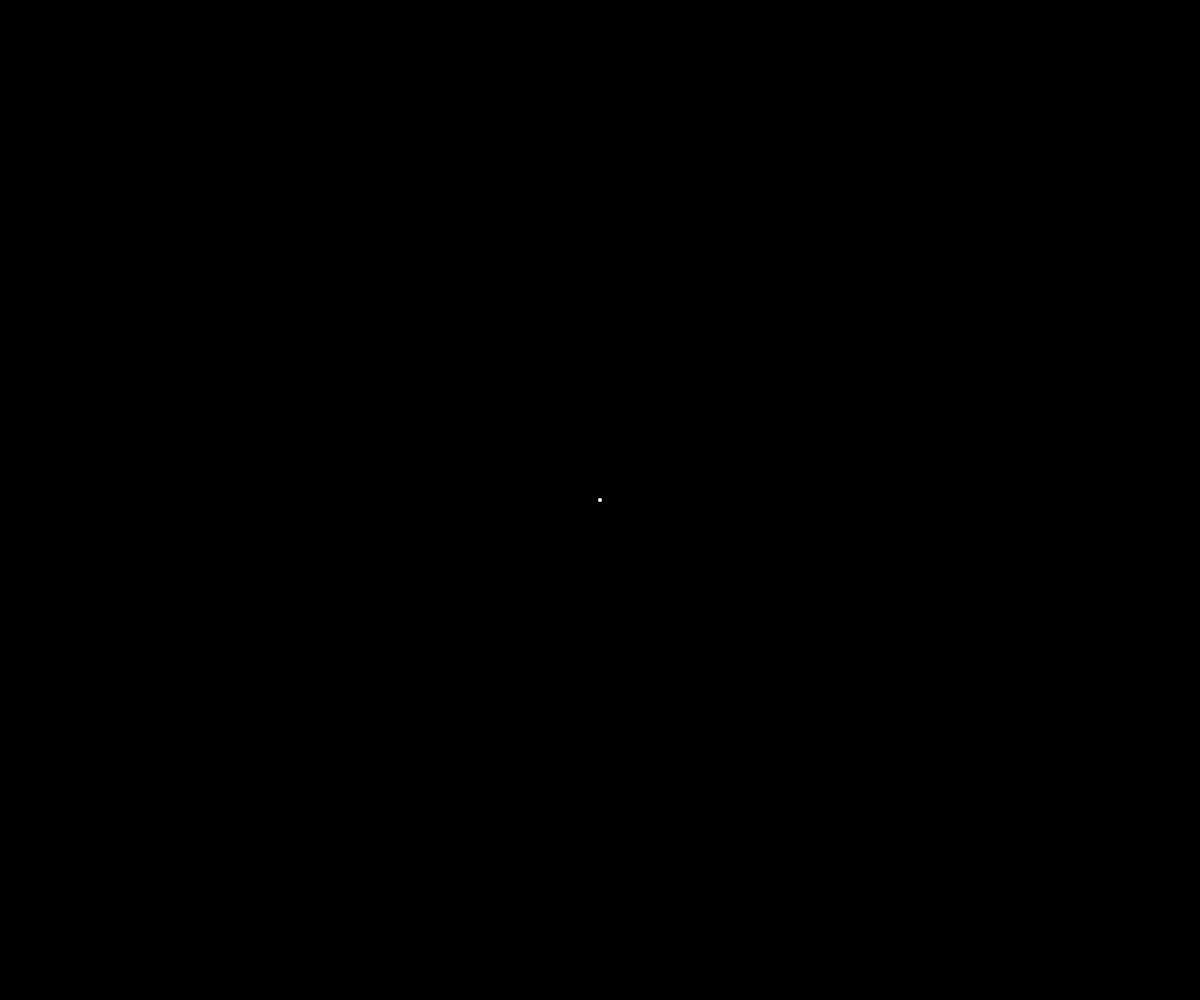
Frame 1 (no input)
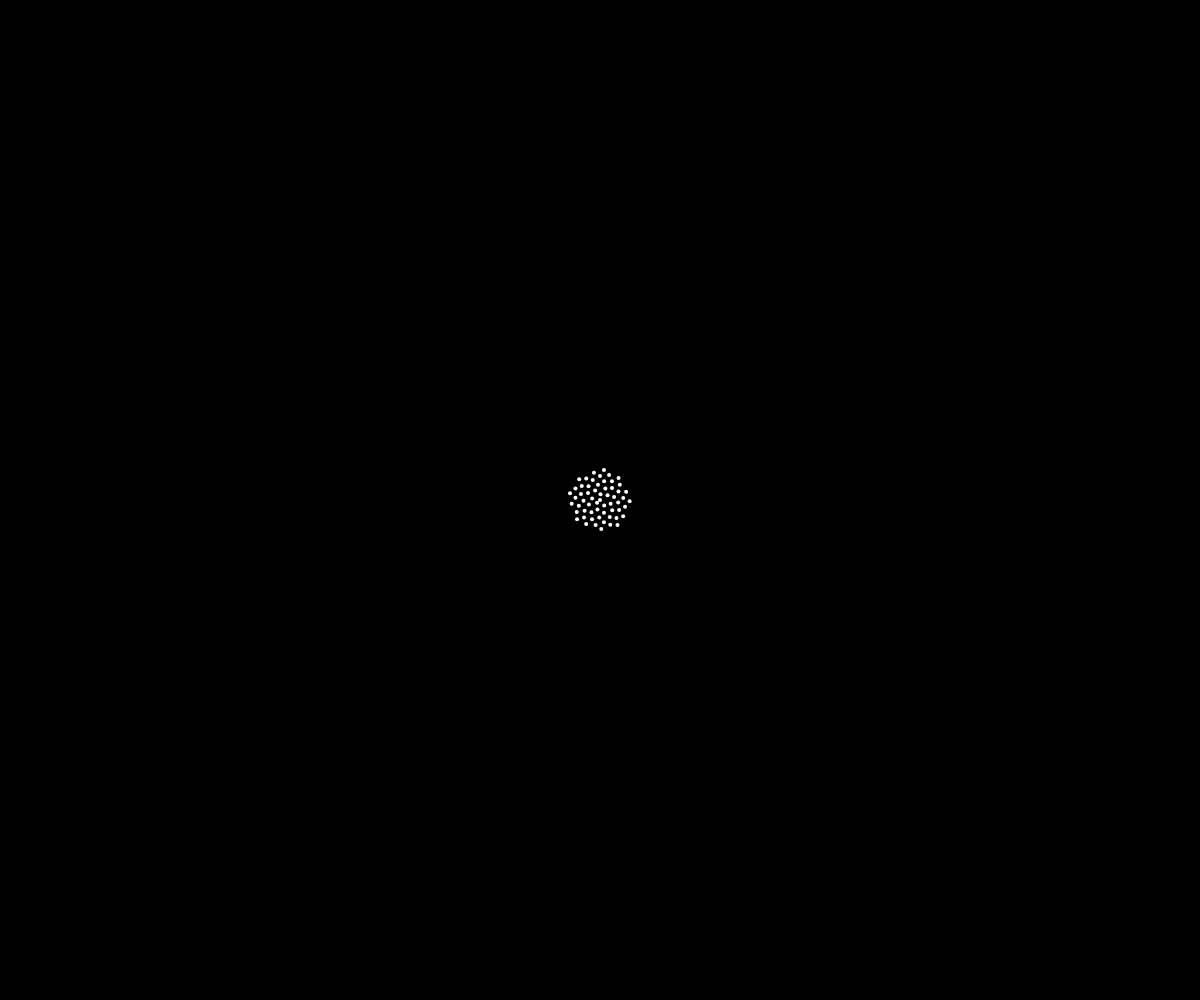
Frame 60 (no input)
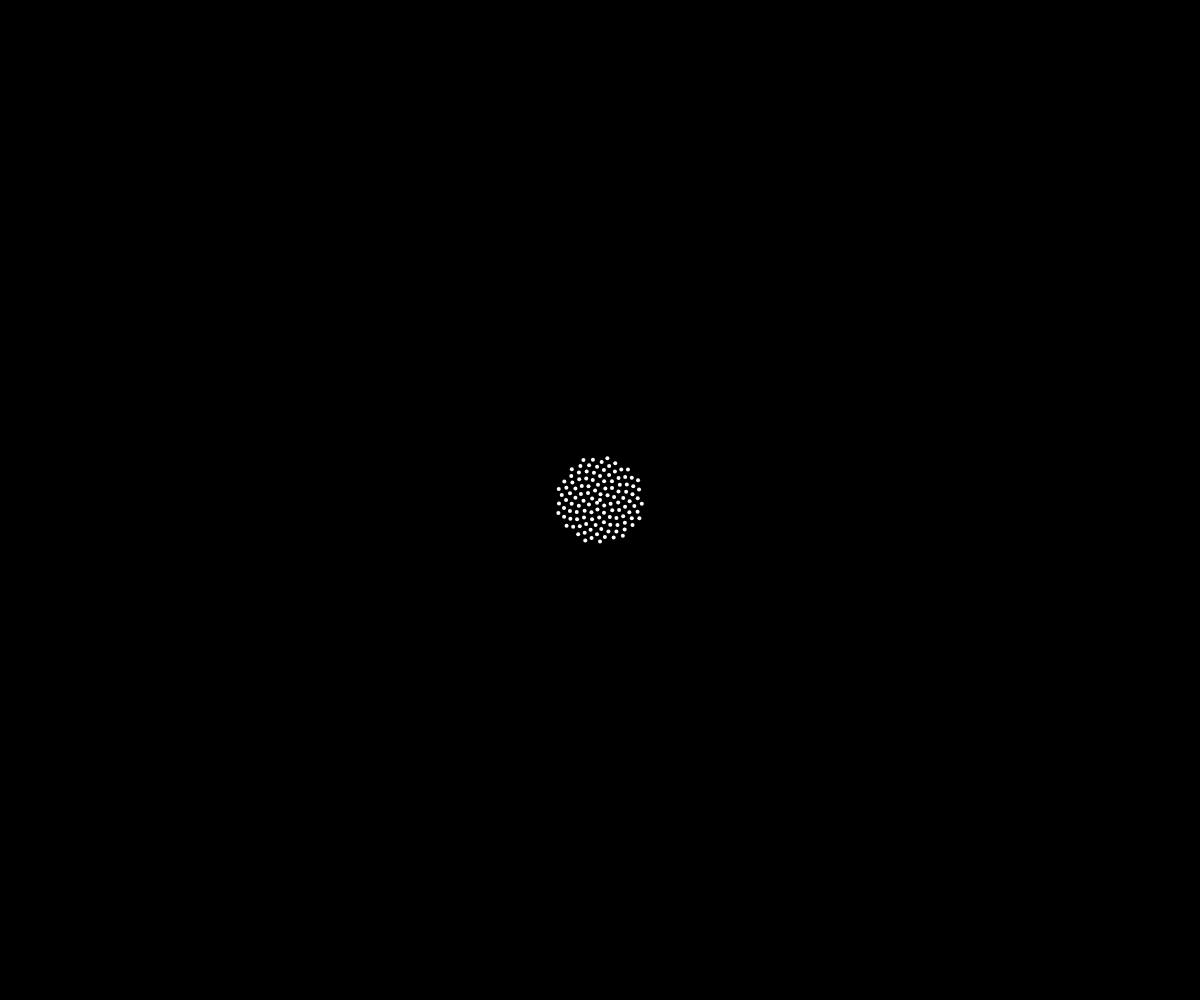
Frame 120 (the mouse pressed at the canvas centre since frame 60)

The p5.js sketch that drew these frames (run headless with seeded random() and noise() and a simulated clock; from frame 60 on, the mouse is pressed at the canvas centre):

// p5.js sketch
// ── sketch.js
// CHECK THE 1ER FOR CHANGING CONST VALUES
// http://algorithmicbotany.org/papers/abop/abop-ch4.pdf
// https://en.wikipedia.org/wiki/Phyllotaxis
// https://bl.ocks.org/mbostock/11463507
// http://algorithmicbotany.org/

const GOLDEN_ANGLE =  137.5

// is a scaling value
let c = 4
let n = 0

function setup() {
  createCanvas(windowWidth, windowHeight)
  angleMode(DEGREES)
  colorMode(HSB)
  background(0)
  noStroke()
}

function draw() {
  let a = n * GOLDEN_ANGLE
  let r = c * sqrt(n)
  // We add to calculate from the middle of the canvas
  let x = r * cos(a) + width / 2
  let y = r * sin(a) + height / 2

  // fill(255)
  // fill(n % 256, 255, 255)
  // fill(a % 256, 255, 255)
  // fill((a * 180 / PI - r) % 255, 255, 255)
  ellipse(x, y, 4, 4)

  n++
}
